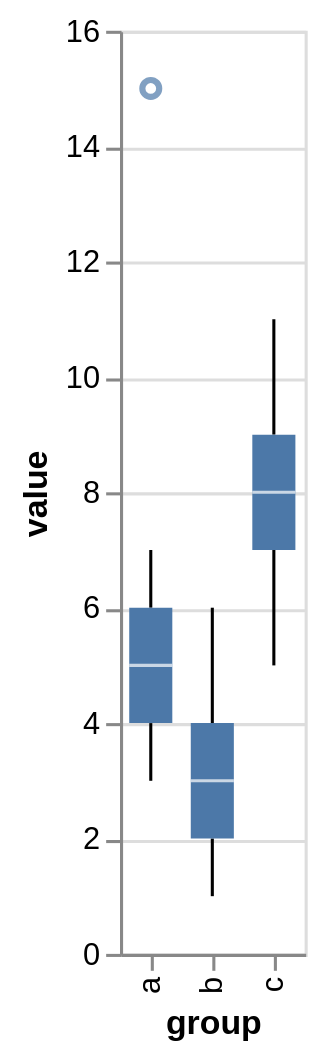

Write a Vega-Lite specification for this figure.
### Vega-Lite specification from a JSON file in a GitHub repository (floating-point values rounded to 4 significant figures)
{"$schema": "https://vega.github.io/schema/vega-lite/v6.json", "description": "A boxplot per group: whiskers at 1.5 IQR, the median as a white tick, an outlier as a point.", "data": {"values": [{"group": "a", "value": 3}, {"group": "a", "value": 4}, {"group": "a", "value": 4}, {"group": "a", "value": 5}, {"group": "a", "value": 5}, {"group": "a", "value": 6}, {"group": "a", "value": 6}, {"group": "a", "value": 7}, {"group": "a", "value": 15}, {"group": "b", "value": 1}, {"group": "b", "value": 2}, {"group": "b", "value": 2}, {"group": "b", "value": 3}, {"group": "b", "value": 3}, {"group": "b", "value": 3}, {"group": "b", "value": 4}, {"group": "b", "value": 5}, {"group": "b", "value": 6}, {"group": "c", "value": 5}, {"group": "c", "value": 6}, {"group": "c", "value": 7}, {"group": "c", "value": 7}, {"group": "c", "value": 8}, {"group": "c", "value": 8}, {"group": "c", "value": 9}, {"group": "c", "value": 10}, {"group": "c", "value": 11}]}, "mark": "boxplot", "encoding": {"x": {"field": "group", "type": "nominal"}, "y": {"field": "value", "type": "quantitative"}}, "usermeta": {"eas": {"threshold": 0.05}}}
